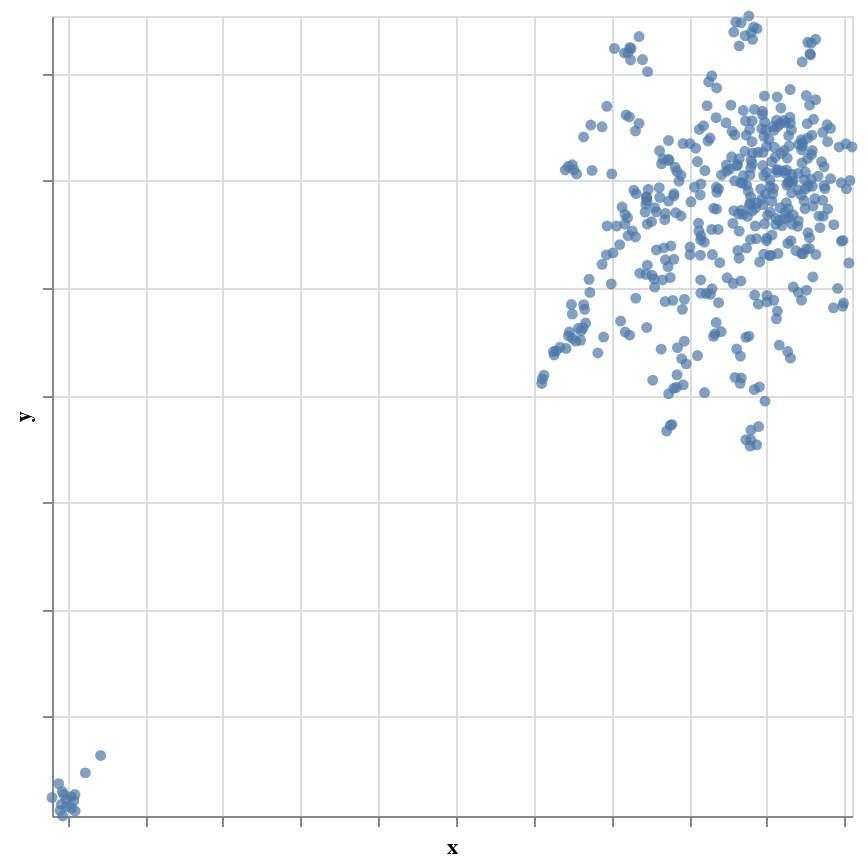

Here is the notebook cell this chart was saved with:
### Markdown cell above
### Display the cluster

### Code cell
alt.Chart(data_umap).mark_circle().encode(
    alt.X('x', scale=alt.Scale(domain=x_domain), axis=alt.Axis(labels=False)),
    alt.Y('y', scale=alt.Scale(domain=y_domain), axis=alt.Axis(labels=False)),
    tooltip=metadata
).properties(width=400, height=400)

### Figure 1 — Vega-Lite specification as saved in the notebook (floating-point values rounded to 4 significant figures; data arrays with more than 128 entries replaced by an {"elided": "..."} marker saying what was removed)
{"config": {"view": {"continuousWidth": 400, "continuousHeight": 300}}, "data": {"name": "data-bac47b5cb5aa6600f80fdeb7ddc1775a"}, "mark": "circle", "encoding": {"tooltip": {"field": "title", "type": "nominal"}, "x": {"axis": {"labels": false}, "field": "x", "scale": {"domain": [-2.402, 18.19]}, "type": "quantitative"}, "y": {"axis": {"labels": false}, "field": "y", "scale": {"domain": [4.149, 19.08]}, "type": "quantitative"}}, "height": 400, "width": 400, "$schema": "https://vega.github.io/schema/vega-lite/v4.17.0.json", "datasets": {"data-bac47b5cb5aa6600f80fdeb7ddc1775a": {"elided": "444 records"}}}
